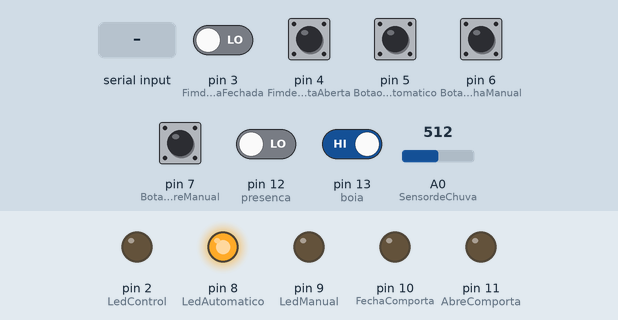
Simulated run of this sketch. Board: Arduino Uno, built with avr-gcc and run on an emulated ATmega328P. On the bench: output pins drawn as LEDs (lit = HIGH). The inputs (shaded band) are chosen by the test bench; at power-on: pin 4 (FimdeCursoComportaAberta), pin 13 (boia) HIGH, pin 3 (FimdeCursoComportaFechada), pin 5 (BotaoManualAutomatico), pin 6 (BotaoFechaManual), pin 7 (BotaoAbreManual), pin 12 (presenca) LOW, A0 (SensordeChuva) = 512. What the sketch prints to the serial monitor is not drawn.

Above: at 1.2 s.
1.3 s: pin 5 (BotaoManualAutomatico) pulled HIGH for 1 s
At 3.0 s:
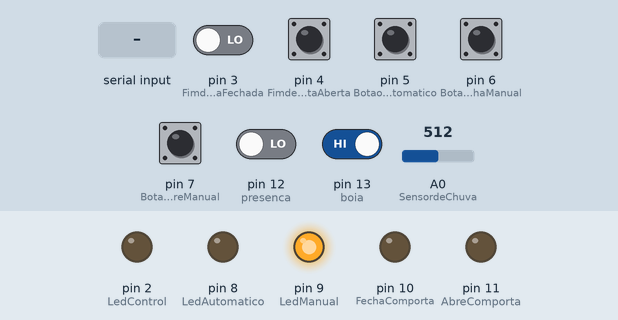
4.2 s: pin 5 (BotaoManualAutomatico) pulled HIGH for 0.2 s
At 5.5 s:
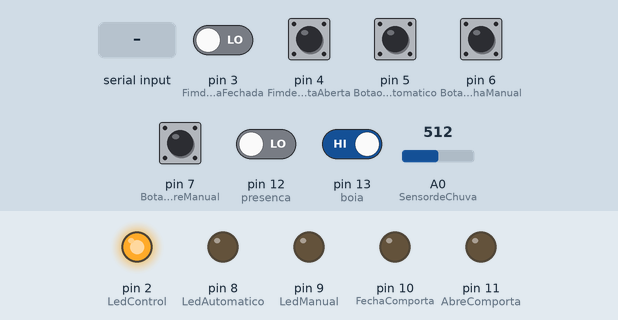
6.3 s: pin 13 (boia) driven LOW
8.5 s: "A" received over Serial
At 9.8 s:
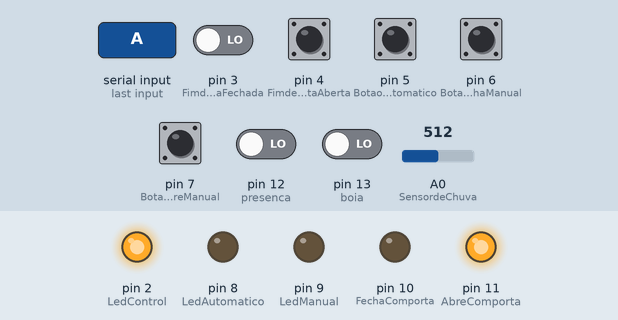
10.1 s: pin 5 (BotaoManualAutomatico) pulled HIGH for 0.2 s
At 12.3 s:
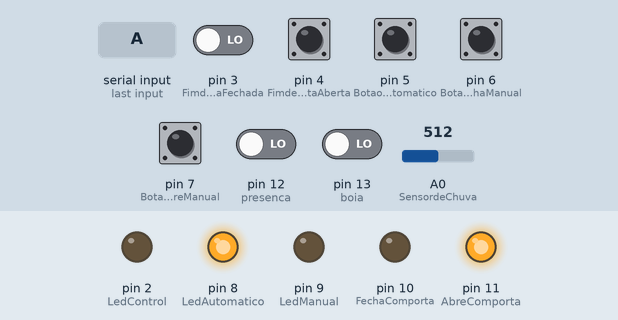
12.8 s: pin 12 (presenca) driven HIGH
At 14.4 s:
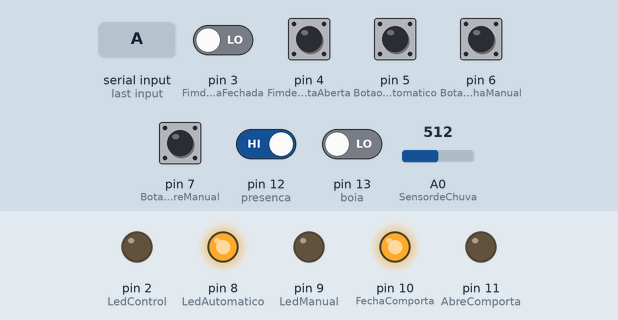
Timing chart, 0 to 15.4 s (numbered marks = the images above; inputs shaded):
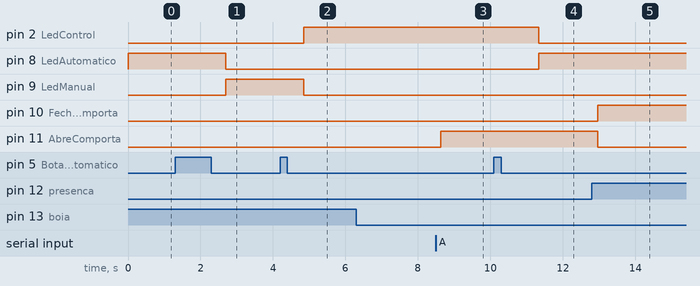

The sketch:

projeto_comporta.ino
```cpp
#include <SoftwareSerial.h>
//SoftwareSerial btSerial(30, 31); //rx / tx


// ----------- Nomenclatura das entradas e saídas ------------//
#define SensordeChuva A0
#define FimdeCursoComportaFechada 3
#define FimdeCursoComportaAberta 4
#define BotaoManualAutomatico 5
#define BotaoFechaManual 6
#define BotaoAbreManual 7
#define LedAutomatico 8
#define LedManual 9
#define LedControl 2
#define FechaComporta 10
#define AbreComporta 11
#define presenca 12
#define boia 13


// ----------- Declaração de variáveis ------------//
short PARA = 0;
short CLIQUES = 0 ;

short EstadoComporta = 0;
short FechandoaComporta = 0;
short AbrindoaComporta = 0;

void setup() {


// ----------- Definições de entradas e saídas ------------//
pinMode(FimdeCursoComportaFechada, INPUT);
pinMode(FimdeCursoComportaAberta, INPUT);
pinMode(BotaoManualAutomatico, INPUT);
pinMode(BotaoFechaManual, INPUT);
pinMode(BotaoAbreManual, INPUT);
pinMode(boia, INPUT);


pinMode(LedAutomatico, OUTPUT);
pinMode(LedManual, OUTPUT);
pinMode(LedControl, OUTPUT);
pinMode(FechaComporta, OUTPUT);
pinMode(AbreComporta, OUTPUT);


// ----------- Iniciando a comunicação serial com velocidade de 9600 bits/segundo ------------//

//btSerial.begin(9600);
Serial.begin(9600);

}

void loop() {
  //lendo variavel estado para o sensor anti-esmagamento
int estado;
  estado = digitalRead(presenca);

  //lendo o sesor boia para saber seu estado
int estado_b;
  estado_b= digitalRead(boia);


  char command;


// ----------- Estratégia para incrementar CLIQUES a cada clique ------------//
if( digitalRead(BotaoManualAutomatico) == HIGH && PARA == 0){
PARA = 1;
}

if( digitalRead(BotaoManualAutomatico) == LOW && PARA == 1){
CLIQUES++;
PARA = 0;
}


// Se cliques for igual a 0
if (CLIQUES == 0){// Automático

// Liga LED Automático e desliga Manual
digitalWrite( LedAutomatico, HIGH);
digitalWrite( LedManual, LOW);
digitalWrite( LedControl, LOW);


if(analogRead(SensordeChuva) <= 800   and estado_b == 0 and estado == 1 ){// Se chover e o sensor for igual a 0 que significa algamento manda fechar  //
FechandoaComporta = 1;
// Manda fechar a comporta
digitalWrite( FechaComporta, HIGH);
digitalWrite( AbreComporta, LOW);
delay(2000);
}


if (FechandoaComporta == 1 && EstadoComporta == 0){// Se a comporta chegar no fim de curso da janela fechada
 //Desliga o motor
digitalWrite( FechaComporta, LOW);
digitalWrite( AbreComporta, LOW);
FechandoaComporta = 0 ;

}


if(analogRead(SensordeChuva) > 900 and estado_b == 1){// Se parar de chover e o sensor for igual a 1 nao possui alagamento manda abrir
AbrindoaComporta = 1;
// Manda abrir a comporta
digitalWrite( FechaComporta, LOW);
digitalWrite( AbreComporta, HIGH);
}


if (AbrindoaComporta == 1 && EstadoComporta == 1){// Se a comporta chegar no fim de curso da comporta aberta

// Desliga o motor
digitalWrite( FechaComporta, LOW);
digitalWrite( AbreComporta, LOW);
AbrindoaComporta = 0 ;

}


}


// Se cliques for igual a 1
if (CLIQUES == 1){// Manual


// Liga LED Manual e desliga Automático
digitalWrite( LedAutomatico, LOW);
digitalWrite( LedManual, HIGH);
digitalWrite( LedControl, LOW);


if(digitalRead(BotaoAbreManual) == HIGH){ // Se o botão para abrir a comporta for precionado
// Manda abrir a janela
digitalWrite( FechaComporta, LOW);
digitalWrite( AbreComporta, HIGH);
}


if(digitalRead(BotaoFechaManual) == HIGH and estado == 1 ){ // Se o botão para fechar a comporta for precionado
// Manda fechar a janela
digitalWrite( FechaComporta, HIGH);
digitalWrite( AbreComporta, LOW);
}


if(digitalRead(BotaoAbreManual) == LOW && digitalRead(BotaoFechaManual) == LOW ){// Se os dois botões estiverem solto

// Desliga o motor
digitalWrite( FechaComporta, LOW);
digitalWrite( AbreComporta, LOW);
}

if (digitalRead(BotaoFechaManual) == LOW && EstadoComporta == 1){// Se a comporta chegar no fim de curso da comporta aberta
// Desliga o motor
digitalWrite( FechaComporta, LOW);
digitalWrite( AbreComporta, LOW);
}

if (digitalRead(BotaoAbreManual) == LOW && EstadoComporta == 0){// Se a comporta chegar no fim de curso da comporta fechada
// Desliga o motor
digitalWrite( FechaComporta, LOW);
digitalWrite( AbreComporta, LOW);
}

}


if (CLIQUES == 2){

// desliga LED Manual e desliga Automático  e liga cntrole bluethooth
digitalWrite( LedAutomatico, LOW);
digitalWrite( LedManual, LOW);
digitalWrite( LedControl, HIGH);

//logica controle


while (Serial.available())
  command = Serial.read();


Serial.print(command);

if (command == 'A' ){
  digitalWrite( AbreComporta, HIGH); // Manda abrir a comporta
}
if (command == 'a'){
    //digitalWrite( FechaComporta, LOW);
    digitalWrite( AbreComporta, LOW);
}


 if (command == 'B' and estado == 1){
  digitalWrite(FechaComporta, HIGH);// Manda fechar a comporta
}
if (command == 'b'){
    //digitalWrite(AbreComporta, LOW);
    digitalWrite(FechaComporta, LOW);

}


}

if (CLIQUES == 3){// Se cliques for igual a 3 ele mesmo se volta para 0

CLIQUES = 0;


}


// ----------- Mapeando estados dos fim de cursos ------------//

if( digitalRead(FimdeCursoComportaFechada) == HIGH && digitalRead(FimdeCursoComportaAberta) == LOW){

EstadoComporta = 0; // 0 Fechada  1 Aberta  2 Em movimento
}

if( digitalRead(FimdeCursoComportaFechada) == LOW && digitalRead(FimdeCursoComportaAberta) == HIGH){

EstadoComporta = 1; // 0 Fechada  1 Aberta  2 Em movimento

}

if( digitalRead(FimdeCursoComportaFechada) == LOW && digitalRead(FimdeCursoComportaAberta) == LOW){

EstadoComporta = 2; // 0 Fechada  1 Aberta  2 Em movimento

}
// --------------------------------------------------------------------------------------------------------//


// ----------- Escrevendo no monitor serial ------------//
Serial.print("Valor Sensor:");
Serial.print(analogRead(SensordeChuva));
Serial.print("|");
Serial.print("Estado da Comporta:");
Serial.print(EstadoComporta);
Serial.print("|");
Serial.print("Fechado a Comporta:");
Serial.print(FechandoaComporta);
Serial.print("|");
Serial.print("Abrindo a Comporta:");
Serial.println(AbrindoaComporta);
Serial.print("|");
Serial.print("Nivel da agua:");
if (estado_b == 0){
  Serial.print("Alagado");
  Serial.print("|");
}
else{
    Serial.print("Normal");
}
delay(500);
/*
//Serial.println(estado_b);
*/


// -------------------------------------------------------------------------------------------------------------- //

}
```

Measured:
- after the input at 1.3 s, pin 8 (LedAutomatico): HIGH → LOW after 1.4 s; pin 9 (LedManual): LOW → HIGH after 1.4 s
- after the input at 4.2 s, pin 2 (LedControl): LOW → HIGH after 0.65 s; pin 9 (LedManual): HIGH → LOW after 0.65 s
- after the input at 6.3 s, every drawn part: stays the same
- after the input at 8.5 s, pin 11 (AbreComporta): LOW → HIGH after 0.13 s
- after the input at 10.1 s, pin 2 (LedControl): HIGH → LOW after 1.2 s; pin 8 (LedAutomatico): LOW → HIGH after 1.2 s
- after the input at 12.8 s, pin 10 (FechaComporta): LOW → HIGH after 0.16 s; pin 11 (AbreComporta): HIGH → LOW after 0.16 s
